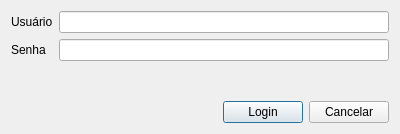
<?xml version="1.0" encoding="UTF-8"?>
<ui version="4.0">
 <class>LoginDialog</class>
 <widget class="QDialog" name="LoginDialog">
  <property name="geometry">
   <rect>
    <x>0</x>
    <y>0</y>
    <width>400</width>
    <height>134</height>
   </rect>
  </property>
  <property name="sizePolicy">
   <sizepolicy hsizetype="Preferred" vsizetype="Preferred">
    <horstretch>0</horstretch>
    <verstretch>0</verstretch>
   </sizepolicy>
  </property>
  <property name="minimumSize">
   <size>
    <width>400</width>
    <height>134</height>
   </size>
  </property>
  <property name="maximumSize">
   <size>
    <width>400</width>
    <height>134</height>
   </size>
  </property>
  <property name="windowTitle">
   <string>Login</string>
  </property>
  <layout class="QVBoxLayout" name="verticalLayout">
   <item>
    <layout class="QFormLayout" name="formLayout">
     <item row="0" column="0">
      <widget class="QLabel" name="label">
       <property name="text">
        <string>Usuário</string>
       </property>
       <property name="buddy">
        <cstring>user_input</cstring>
       </property>
      </widget>
     </item>
     <item row="0" column="1">
      <widget class="QLineEdit" name="user_input"/>
     </item>
     <item row="1" column="0">
      <widget class="QLabel" name="label_2">
       <property name="text">
        <string>Senha</string>
       </property>
       <property name="buddy">
        <cstring>passwd_input</cstring>
       </property>
      </widget>
     </item>
     <item row="1" column="1">
      <widget class="QLineEdit" name="passwd_input">
       <property name="echoMode">
        <enum>QLineEdit::Password</enum>
       </property>
      </widget>
     </item>
    </layout>
   </item>
   <item>
    <layout class="QHBoxLayout" name="horizontalLayout_3">
     <item>
      <spacer name="horizontalSpacer">
       <property name="orientation">
        <enum>Qt::Horizontal</enum>
       </property>
       <property name="sizeHint" stdset="0">
        <size>
         <width>40</width>
         <height>20</height>
        </size>
       </property>
      </spacer>
     </item>
     <item>
      <widget class="QPushButton" name="login_button">
       <property name="text">
        <string>Login</string>
       </property>
      </widget>
     </item>
     <item>
      <widget class="QPushButton" name="cancel_button">
       <property name="text">
        <string>Cancelar</string>
       </property>
      </widget>
     </item>
    </layout>
   </item>
  </layout>
 </widget>
 <resources/>
 <connections/>
</ui>
